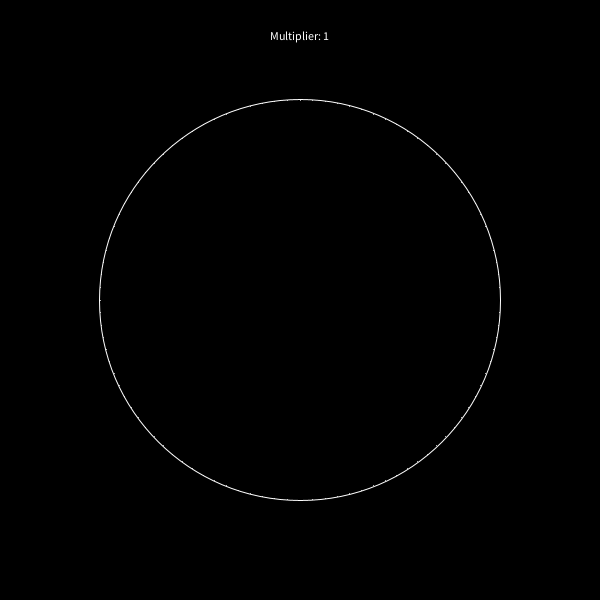
Frame 1 (no input)
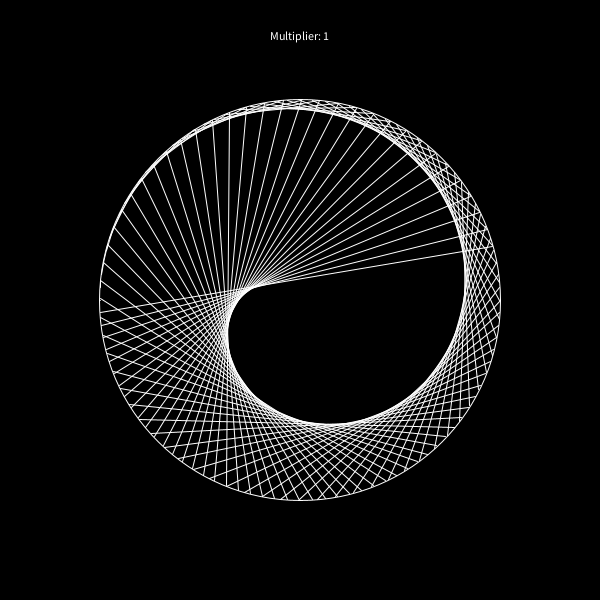
Frame 60 (the mouse pressed at the canvas centre just before this capture)
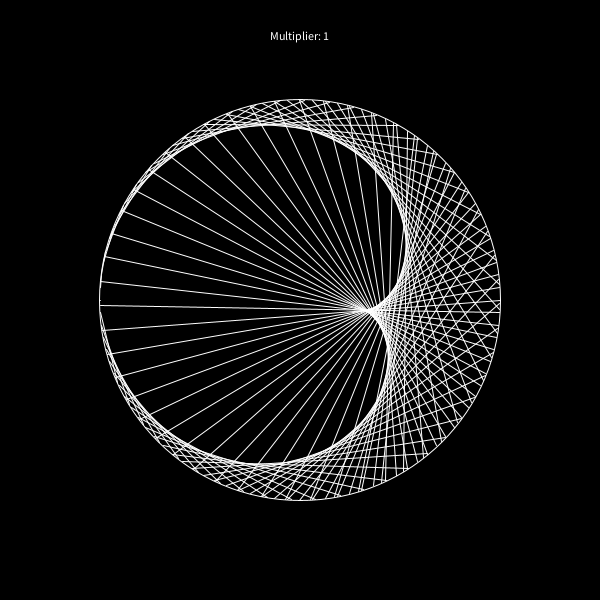
Frame 120 (the mouse held since frame 60 and released just before this capture)

The Processing sketch that drew these frames (run headless with seeded random() and noise(); from frame 60 on, the mouse is pressed at the canvas centre):

// Processing sketch: Mandelbrot_through_dots_and_lines_animation
// ── Mandelbrot_through_dots_and_lines_animation.pde
int n = 100;
int r = 200;
float multiplier = 1;

void setup()
{
  size(600, 600);
  fill(255);
  textAlign(CENTER);
  stroke(255);
}

void draw()
{
  background(0);
  text("Multiplier: " + floor(multiplier), width/2, 40);
  translate(width/2, height/2);
  noFill();
  circle(0, 0, 2*r+1);
  
  for(int i = 0; i < n; i++)
  {
    float angle = TWO_PI*i/n;
    
    float x1 = -r*cos(angle);
    float y1 = -r*sin(angle);
    
    float x2 = -r*cos(multiplier * angle);
    float y2 = -r*sin(multiplier * angle);
    
    line(x1, y1, x2, y2);
  }
  
  multiplier+=0.008;
}
